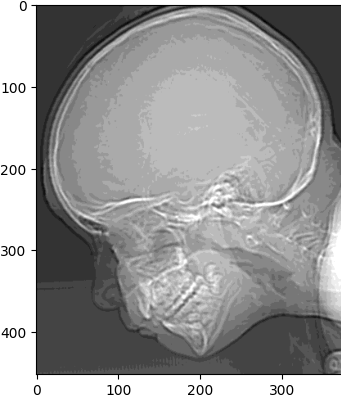
#> input picture Lab01 - Sampling and Quantization/ctskull-16.tif, 341 x 398 px, given in place of relogio.tif, which was not available
$ jupyter execute lab01.ipynb   (shell and % lines are left out)   (text cells are left out)
#> lines starting #> are read from the running program, lines starting #| are printed output that depends on the picture; after the words box and inside, x2 and y2 are one past the last pixel; in counts of white or black regions, pixels touching at a corner belong together; pictures that were not available may be replaced by others from this repository, and a replacement may not be noted
[cell 1]
import cv2
import matplotlib.pyplot as plt
import numpy as np
import time
from os import path

def getLocalTime():
    named_tuple = time.localtime() # get struct_time
    return time.strftime("%d/%m/%Y, %H:%M:%S", named_tuple)

class GrayImageManipulator:
    def __init__(self, path = '', quantization = 8, debug = False) -> None:
        self.path = path
        self.quantization = quantization
        self.debug = debug
        self.result = None
        self.image = None

    def log(self, content, *args):
        print('[%s] %s: ' % (getLocalTime(), content), *args)

    def logImageSize(self):
        self.log('Tamanho da imagem', self.image.shape)

    def disableDebug(self) -> None:
        self.debug = False

    def enableDebug(self) -> None:
        self.debug = True

    def setPath(self, path) -> None:
        self.path = path

    def getPath(self, path):
        return path

    def setImage(self, image) -> None:
        self.image = image

    def getImage(self):
        return self.image

    def getResult(self):
        return self.result

    def configImage(self):
        image = cv2.imread(self.path, cv2.IMREAD_GRAYSCALE)
#> image is the input picture: shape (398, 341); min 0, max 255, mean 148.9

        if not path.isfile(self.path):
            raise TypeError('O caminho não corresponde a um arquivo')

        if image is None:
            raise TypeError('O caminho não corresponde a uma imagem')

        self.image = image

    def show(self, mode = 'sync') -> None:
        if self.image is None:
            self.configImage()

            if self.debug:
                self.logImageSize()

        self.showImage(self.image, mode = mode)

    def showImage(self, image, cmap = 'gray', mode = 'sync') -> None:
        ax = plt.subplots()[1]
        ax.imshow(image, cmap = cmap, vmin = 0, vmax = 255)

        if self.debug:
            self.log('ploting image ...')

        if mode == 'sync':
            plt.show()

    def showResult(self, cmap = 'gray', mode = 'sync') -> None:
        self.validateResult()
        self.showImage(self.result, cmap = cmap, mode = mode)

    def saveResult(self, filename = 'result', cmap = 'gray', mode = 'sync') -> None:
        self.validateResult()

        ax = plt.subplots()[1]
        ax.imshow(self.result, cmap = cmap, vmin = 0, vmax = 255)

        if self.debug:
            self.log('saving image ...')

        plt.savefig(filename, bbox_inches = 'tight', pad_inches = 0)

        if mode == 'sync':
            plt.show()

    def validateResult(self):
        if self.result is None:
            raise ValueError('O resultado não pode ser nulo')

[cell 2]
# type your code here
# Python code to read image
import math

def getLocalTime():
    named_tuple = time.localtime() # get struct_time
    return time.strftime("%d/%m/%Y, %H:%M:%S", named_tuple)

class GrayImageResizor(GrayImageManipulator):
    def __init__(self, dpi, path = '', debug = False) -> None:
        super().__init__(path=path, debug=debug)
        self.dpi = dpi

    def resize(self, newDpi) -> None:
#> called with newDpi = 300
        if self.image is None:
            self.configImage()

        if self.dpi < newDpi:
            raise ValueError('O novo DPI deve ser menor que: %s' % self.dpi)

        if self.debug:
            self.log('Novo DPI', newDpi)
            self.logImageSize()

        height, width = self.image.shape
#> height = 398; width = 341
        step = self.dpi / newDpi
        roundStep = math.ceil(step)

        newHeight = math.ceil((height / step))
#> newHeight = 96
        newWidth = math.ceil((width / step))
#> newWidth = 82

        if self.debug:
            self.log('Tamanho da imagem redimensionada', (newHeight, newWidth))

        newImage = np.zeros( (newHeight, newWidth) )

        i = 0
        for pointA in np.arange(0, height, step):
            j = 0
            for pointB in np.arange(0, width, step):
                roundA = math.floor(pointA)
                roundB = math.floor(pointB)
                endPointI = roundA + roundStep
                endPointJ = roundB + roundStep

                block = self.image[roundA:endPointI, roundB:endPointJ]

                # [6 lines of commented-out code are left out]
                newImage[i][j] = block.sum() / (roundStep ** 2)

                j += 1
            i += 1
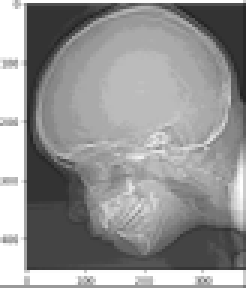
#> newImage: shape (96, 82) float64 (shown 3 times larger); min 34.72, max 255, mean 148.1
#> after the loop, i = 96

        self.result = newImage

[cell 3]
import logging

def main():
    try:
        image = GrayImageResizor(path = 'relogio.tif', dpi = 1250, debug = True)
        image.show()

        # Testando lançamento de excessão para dpi maior que o original
        # image.resize(5000)
        # image.showResult()

        image.resize(300)
        # image.showResult()
        image.saveResult('relogio_300.tif')

        image.resize(150)
#> call 2 of resize, with newDpi = 150
#> after the loop in resize (call 2), `for pointA in np.arange(0, height, step):`:
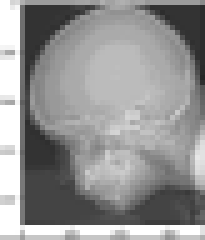
#> newImage: shape (48, 41) float64 (shown 5 times larger); min 37.4, max 255, mean 147.9
#> after the loop in resize (call 2), `for pointA in np.arange(0, height, step):`: i = 48
        # image.showResult()
        image.saveResult('relogio_150.tif')

        image.resize(72)
#> call 3 of resize, with newDpi = 72
#> after the loop in resize (call 3), `for pointA in np.arange(0, height, step):`:
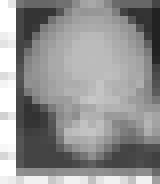
#> newImage: shape (23, 20) float64 (shown 8 times larger); min 32.94, max 255, mean 146.4
#> after the loop in resize (call 3), `for pointA in np.arange(0, height, step):`: i = 23
        # image.showResult()
        image.saveResult('relogio_72.tif')
    except Exception as e:
        logging.exception("An exception was thrown!", str(e))


main()

[cell 4]
# type your code here
# Python code to read image
import matplotlib.pyplot as plt
import numpy as np

class GrayImageRequantizer(GrayImageManipulator):
    def __init__(self, path = '', quantization = 8, debug = False) -> None:
        super().__init__(path=path, quantization=quantization, debug=debug)
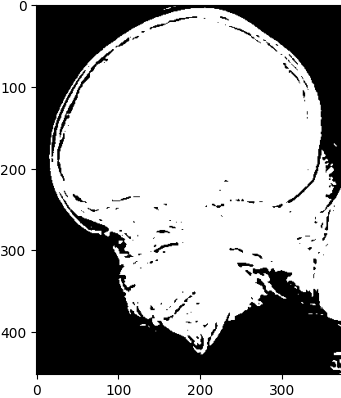
#> input picture Lab01 - Sampling and Quantization/ctskull-2.tif, 341 x 398 px, given in place of ctskull-256.tif, which was not available
#> in configImage, image is the input picture: shape (398, 341); min 0, max 255, mean 168.4

    def requantize(self, newQuantization) -> None:
#> called with newQuantization = 7
        if self.image is None:
            self.configImage()

        if self.quantization < newQuantization:
            raise ValueError('A nova quantização deve ser menor que: %s' % self.quantization)

        self.newQuantization = newQuantization

        if self.debug:
            self.log('Nova quantização', 2**newQuantization)
            self.logImageSize()

        newImage = np.floor((self.image / (2**(self.quantization - newQuantization))))
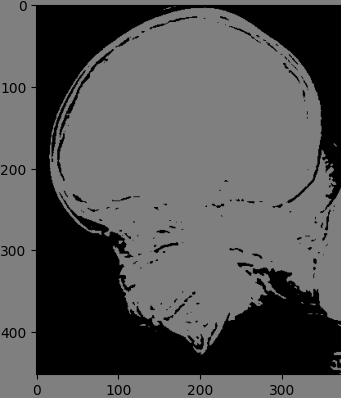
#> newImage: shape (398, 341) float64; min 0, max 127, mean 83.9
        self.result = newImage / (2**(newQuantization)-1) * 255

[cell 5]
import logging

def main():
    try:
        image = GrayImageRequantizer(path = 'ctskull-256.tif', debug = True)
        image.show()

        image.requantize(7)
        # image.showResult()
        image.saveResult('ctskull-128.tif')

        image.requantize(6)
        # image.showResult()
        image.saveResult('ctskull-64.tif')

        image.requantize(5)
        # image.showResult()
        image.saveResult('ctskull-32.tif')

        image.requantize(4)
        # image.showResult()
        image.saveResult('ctskull-16.tif')

        image.requantize(3)
        # image.showResult()
        image.saveResult('ctskull-8.tif')

        image.requantize(2)
        # image.showResult()
        image.saveResult('ctskull-4.tif')

        image.requantize(1)
#> in requantize (call 7), `newImage = np.floor((self.image / (2**(self.quantization - newQuantiza..`:
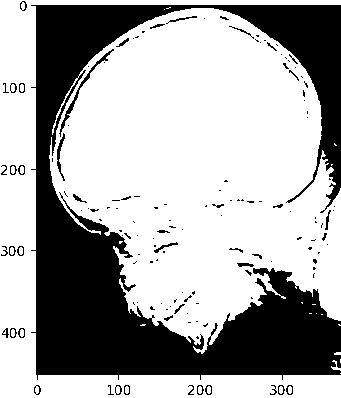
#> newImage: shape (398, 341) float64; values 0 (black) and 1 (white), 66.1% white; 140 black regions (98 under 20 px), largest, box (x1, y1, x2, y2) and area: (31, 5, 341, 380) 43889, (59, 49, 114, 137) 298, (57, 133, 65, 181) 128
